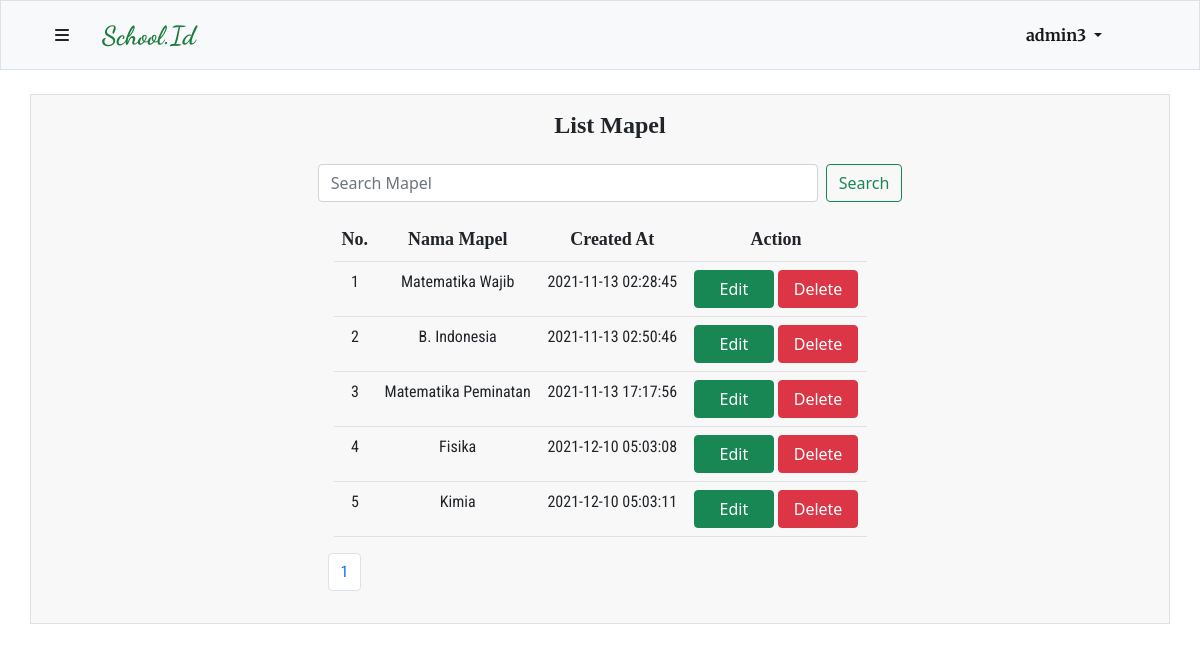
The page /php/mapel.php (signed in) on the database its author committed.
### tables this page shows
CREATE TABLE `user` (
  `id` int(10) UNSIGNED NOT NULL,
  `username` varchar(100) NOT NULL,
  `password` varchar(200) NOT NULL,
  `email` varchar(200) NOT NULL,
  `status` enum('ADMIN','GURU','SISWA') DEFAULT NULL,
  `Created_at` timestamp NOT NULL DEFAULT current_timestamp()
);

CREATE TABLE `mapel` (
  `id` int(10) UNSIGNED NOT NULL,
  `nama_mapel` varchar(200) NOT NULL,
  `Created_at` timestamp NOT NULL DEFAULT current_timestamp()
);

### php/function.php (called while the page is built, shortened)
<?php
$connection = mysqli_connect("localhost","root","","tubes");
function show($query) {
    global $connection;
    $box = [];
    $result = mysqli_query($connection, $query);
    while($row = mysqli_fetch_assoc($result)) {
        $box[] = $row;
    }
    return $box;
}
?>

### php/mapel.php (the view, shortened to what this page needs)
<?php
require 'function.php';
$totalData =  count(show("SELECT * FROM mapel"));
$dataPerhalaman = 5;
if (isset($_GET["page"])){
  $halamanAktif = $_GET["page"];
} else {
  $halamanAktif  = 1;
}
$dataAwal = ($halamanAktif * $dataPerhalaman) - $dataPerhalaman;
$mapel = show("SELECT * FROM mapel  LIMIT $dataAwal, $dataPerhalaman");
$i = $dataAwal + 1;
?>
<!DOCTYPE html>
<html lang="en">
<head>
    <link href="https://cdn.jsdelivr.net/npm/bootstrap@5.1.3/dist/css/bootstrap.min.css" rel="stylesheet">
    <link rel="stylesheet" href="style/navbar.css">
    <link rel="stylesheet" href="style/template.css">
</head>
<body>
  <?php include 'navbar.php' ?>
    <div class="container my-4 px-4 py-3 table-data border">
        <div class="table-title">
          <h4>List Mapel</h4>
        </div>
        <form class="d-flex search my-3 mx-auto" method="POST">
          <input class="form-control me-2" type="search" placeholder="Search Mapel" aria-label="Search" name="keyword" autocomplete="off">
          <button class="btn btn-outline-success" type="submit" name="find">Search</button>
        </form>
        <div class="container-fluid mt-3">
          <table class="mx-auto table">
            <tr class="thead">
              <td class="table-header">No. </td>
              <td class="table-header">Nama Mapel</td>
              <td class="table-header">Created At</td>
              <?php if(isset($_SESSION["admin"])) : ?>
                    <td class="table-header">Action</td>
                <?php endif ; ?>
            </tr>
          <?php foreach($mapel as $mpl) : ?>
            <tr class="tbody">
              <td class="table-body"><?=$i?></td>
              <td class="table-body"><?php echo $mpl["nama_mapel"] ?></td>
              <td class="table-body"><?= $mpl["Created_at"] ?></td>
              <?php if(isset($_SESSION["admin"])) : ?>
              <td>
                <a href="editmapel.php?id=<?=$mpl["id"]?>" class="btn btn-success">Edit</a>
                <button type="button" class="btn btn-danger" data-bs-toggle="modal" data-bs-target="#delete<?=$mpl["id"]?>">
                  Delete
                </button>
              </td>
              <?php endif ; ?>
            </tr>
          <?php $i++ ?>
          <?php endforeach; ?>
          </table>
        </div>
        <?php include 'pagination.php' ?>
    </div>
</body>
</html>

### php/navbar.php (shortened to what this page needs)
<?php
$connection = mysqli_connect("localhost","root","","tubes");
$id = $_SESSION["userID"];
if(isset($_SESSION["admin"])) {
    $admin = mysqli_query($connection, "SELECT username FROM user WHERE id = $id");
    $data = mysqli_fetch_assoc($admin);
}
?>
    <nav class="navbar navbar-expand-lg navbar-light bg-light container-fluid border sticky-top">
        <div class="container navbar-head">
         <div class="logo">
            <button class="btn" type="button" data-bs-toggle="offcanvas" data-bs-target="#offcanvasRight" aria-controls="offcanvasRight"><i class="fas fa-bars"></i></button>
            <?php if(isset($_SESSION["admin"])) : ?>
                <a class="navbar-brand" href="admin.php">School.Id</a>
            <?php else : ?>
                <a class="navbar-brand" href="dashboard.php">School.Id</a>
            <?php endif ; ?>
         </div>
          <div class="login-register collapse navbar-collapse" id="navbarSupportedContent">
            <ul class="navbar-nav me-auto mb-2 mb-lg-0">
              <li class="nav-item dropdown">
                <a class="nav-link dropdown-toggle active me-5" href="" id="navbarDropdown" role="button" data-bs-toggle="dropdown" aria-expanded="false">
                    <?php if(isset($_SESSION["admin"])) : ?>
                         <?=$data["username"] ; ?>
                    <?php elseif($_SESSION["member"] === "siswa") :?>
                        <?=$data["nama_siswa"] ; ?>
                    <?php else :?>
                        <?=$data["nama_guru"] ; ?>
                    <?php endif ; ?>
                </a>
              </li>
            </ul>
          </div>
        </div>
    </nav>

### php/style/navbar.css (style rules this page uses)
* { margin: 0; padding: 0; box-sizing: border-box; }
.navbar { background-color: #f8f8f8; height: 70px; }
.navbar-brand { text-align: center; font-weight: 900 !important; font-size : 26px; margin: 0; padding: 0 20px; font-family: 'Dancing Script'; color: #1E7B40 !important; }
.navbar .logo { display: flex; text-align: center; }
.navbar .login-register { flex-grow: 0; font-family: 'Merriweather'; font-weight: bolder; }

### php/style/template.css (style rules this page uses)
* { margin: 0; padding: 0; box-sizing: border-box; }
.d-flex { align-items: center; justify-content: center; }
form { margin: 0 20px; }
.table-data { background-color: #f8f8f8; }
.search .form-control { margin: 0 20px; }
.form-control { max-width: 500px; width: 100%; }
.table-data table { width: 50%; text-align: center; }
.table-data .table-title { display: flex; justify-content: center; }
.table-data .table-title h4 { margin-left :20px; text-align: center; font-family: 'Merriweater'; font-weight: 900; }
.table-data table button { width: 80px; }
.table-data .thead { font-family: 'Merriweater', serif !important; font-weight: bold; font-size: 18px; }
th, td { padding: 10px 5px; }
.table-data td a { width: 80px; }
.table-data .table-body { font-family: 'Roboto Condensed', sans-serif;; }

### rows shown on the page
user: username "admin3"
mapel: nama_mapel "Matematika Wajib", Created_at "2021-11-13 02:28:45"
mapel: nama_mapel "B. Indonesia", Created_at "2021-11-13 02:50:46"
mapel: nama_mapel "Matematika Peminatan", Created_at "2021-11-13 17:17:56"
mapel: nama_mapel "Fisika", Created_at "2021-12-10 05:03:08"
mapel: nama_mapel "Kimia", Created_at "2021-12-10 05:03:11"
